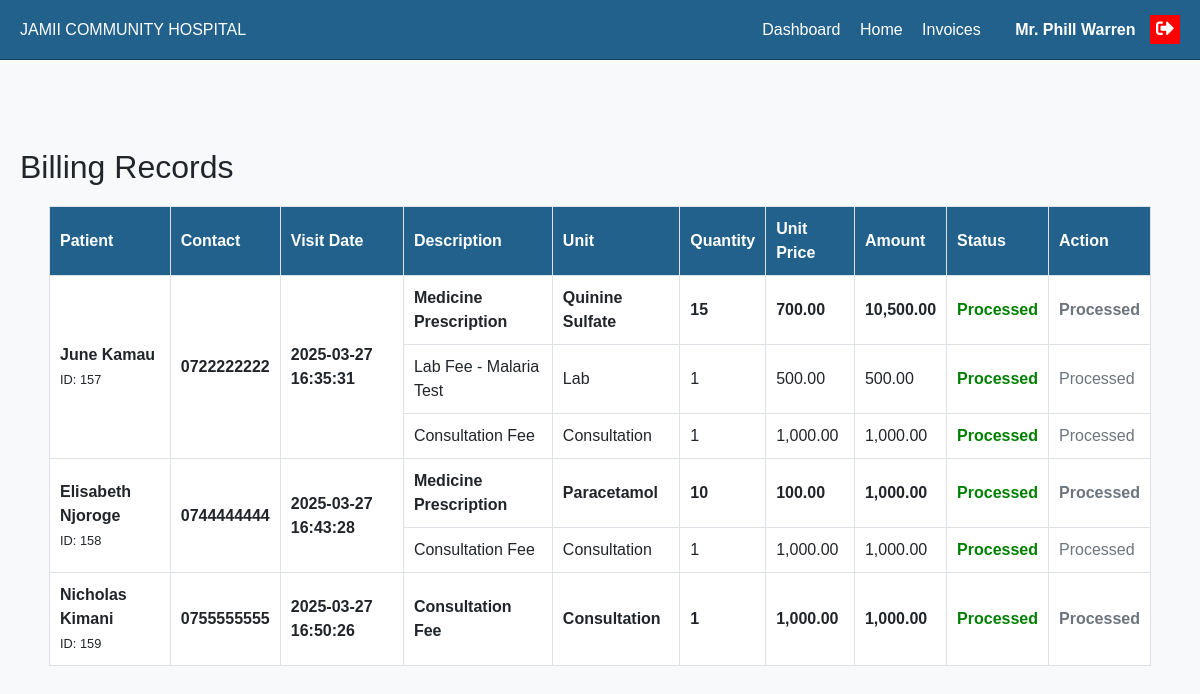
/billing.php (signed in), run on the app's committed database.
### tables this page shows
CREATE TABLE `billing` (
  `bill_ID` int(100) NOT NULL,
  `VisitID` int(100) NOT NULL,
  `Unit` varchar(500) NOT NULL,
  `Description` varchar(100) NOT NULL,
  `Quantity` int(100) NOT NULL,
  `Unit_Price` int(100) NOT NULL,
  `Desc_Percentage` int(11) DEFAULT 0,
  `Desc_KES` int(11) DEFAULT 0,
  `Amount` int(11) NOT NULL,
  `Status` varchar(100) NOT NULL DEFAULT 'Pending',
  `Date_Created` timestamp NOT NULL DEFAULT current_timestamp()
);

CREATE TABLE `visits` (
  `VisitID` int(11) NOT NULL,
  `PatientID` varchar(10) NOT NULL,
  `A_Id` varchar(100) DEFAULT 'Null',
  `CreatedAt` timestamp NOT NULL DEFAULT current_timestamp(),
  `Status` varchar(20) DEFAULT 'Pending'
);

CREATE TABLE `patients` (
  `PatientID` int(11) NOT NULL,
  `FirstName` varchar(100) NOT NULL,
  `MiddleName` varchar(100) NOT NULL,
  `LastName` varchar(100) NOT NULL,
  `DateOfBirth` date NOT NULL,
  `Gender` enum('Male','Female','Other') NOT NULL,
  `PhoneNumber` varchar(15) NOT NULL,
  `Address` text NOT NULL,
  `Email` varchar(255) DEFAULT NULL,
  `NOKFname` varchar(100) NOT NULL,
  `NOKMname` varchar(100) NOT NULL,
  `NOKLname` varchar(100) NOT NULL,
  `Relationship` varchar(100) NOT NULL,
  `NOKContact` varchar(15) NOT NULL,
  `CreatedAt` timestamp NOT NULL DEFAULT current_timestamp()
);

### billing.php (the view, shortened to what this page needs)
<?php
$billing_officer_name = $_SESSION['username'];
?>
<?php
$servername = "localhost";
$username = "root";
$password = "";
$dbname = "jamii-hms";
$conn = new mysqli($servername, $username, $password, $dbname);
$sql = "SELECT
            billing.bill_ID,
            billing.VisitID,
            billing.Unit,
            billing.Description,
            billing.Quantity,
            billing.Unit_Price,
            billing.Amount,
            visits.PatientID,
            visits.CreatedAt,
            billing.Status,
            CONCAT(patients.FirstName, ' ', patients.LastName) AS PatientName,
            patients.Gender,
            patients.PhoneNumber
        FROM billing
        JOIN visits ON billing.VisitID = visits.VisitID
        JOIN patients ON visits.PatientID = patients.PatientID
        ORDER BY visits.PatientID, billing.bill_ID DESC";
$result = $conn->query($sql);
$patients = [];
while ($row = $result->fetch_assoc()) {
    $patient_id = $row['PatientID'];
    if (!isset($patients[$patient_id])) {
        $patients[$patient_id] = [
            'patient_info' => [
                'PatientID' => $row['PatientID'],
                'PatientName' => $row['PatientName'],
                'Gender' => $row['Gender'],
                'PhoneNumber' => $row['PhoneNumber'],
                'CreatedAt' => $row['CreatedAt']
            ],
            'billing_items' => []
        ];
    }
    $patients[$patient_id]['billing_items'][] = $row;
}
?>
<!DOCTYPE html>
<html lang="en">
<head>
    <link rel="stylesheet" href="bootstrap/css/bootstrap.min.css">
    <link rel="stylesheet" href="https://cdnjs.cloudflare.com/ajax/libs/font-awesome/5.15.4/css/all.min.css">
</head>
<body>
    <div class="top-bar">
        <div>
            <span class="fw-bold">JAMII COMMUNITY HOSPITAL</span>
        </div>
        <div>
            <a href="dashboard.php">Dashboard</a>
            <a href="billing.php">Home</a>
            <a href="invoices.php">Invoices</a>
            <span style="margin-left: 15px; font-weight: bold; color: white;">Mr. <?php echo $billing_officer_name; ?></span>
            <form method="POST" style="display: inline-block; margin-left: 10px;">
                <button type="submit" name="logout" style="background: red; border: none; cursor: pointer; color: white; font-size: 18px;">
                    <i class="fas fa-sign-out-alt"></i>
                </button>
            </form>
        </div>
    </div>
    <br><br>
    <h2>Billing Records</h2>
    <table>
        <thead>
            <tr>
                <th>Patient</th>
                <th>Contact</th>
                <th>Visit Date</th>
                <th>Description</th>
                <th>Unit</th>
                <th>Quantity</th>
                <th>Unit Price</th>
                <th>Amount</th>
                <th>Status</th>
                <th>Action</th>
            </tr>
        </thead>
        <tbody>
            <?php if (!empty($patients)): ?>
                <?php foreach ($patients as $patient_id => $patient_data): ?>
                    <?php $first_row = true; ?>
                    <?php foreach ($patient_data['billing_items'] as $index => $item): ?>
                        <tr class="<?php echo $first_row ? 'patient-row' : 'billing-row'; ?>">
                            <?php if ($first_row): ?>
                                <td rowspan="<?php echo count($patient_data['billing_items']); ?>">
                                    <?php echo htmlspecialchars($patient_data['patient_info']['PatientName']); ?><br>
                                    <small>ID: <?php echo htmlspecialchars($patient_data['patient_info']['PatientID']); ?></small>
                                </td>
                                <td rowspan="<?php echo count($patient_data['billing_items']); ?>">
                                    <?php echo htmlspecialchars($patient_data['patient_info']['PhoneNumber']); ?>
                                </td>
                                <td rowspan="<?php echo count($patient_data['billing_items']); ?>">
                                    <?php echo htmlspecialchars($patient_data['patient_info']['CreatedAt']); ?>
                                </td>
                                <?php $first_row = false; ?>
                            <?php endif; ?>
                            <td><?php echo htmlspecialchars($item['Description']); ?></td>
                            <td><?php echo htmlspecialchars($item['Unit']); ?></td>
                            <td><?php echo htmlspecialchars($item['Quantity']); ?></td>
                            <td><?php echo htmlspecialchars(number_format($item['Unit_Price'], 2)); ?></td>
                            <td><?php echo htmlspecialchars(number_format($item['Amount'], 2)); ?></td>
                            <td class="status-<?php echo strtolower($item['Status']); ?>">
                                <?php echo htmlspecialchars($item['Status']); ?>
                            </td>
                            <td>
                                <?php if ($item['Status'] !== 'Processed'): ?>
                                    <form method='POST' action='process_billing.php'>
                                        <input type='hidden' name='bill_ID' value='<?php echo htmlspecialchars($item['bill_ID']); ?>'>
                                        <button type='submit' class='btn btn-outline-success btn-sm'>Process</button>
                                    </form>
                                <?php else: ?>
                                    <span class="text-muted">Processed</span>
                                <?php endif; ?>
                            </td>
                        </tr>
                    <?php endforeach; ?>
                <?php endforeach; ?>
            <?php else: ?>
                <tr>
                    <td colspan="10" style="text-align: center;">No billing records found</td>
                </tr>
            <?php endif; ?>
        </tbody>
    </table>
</body>
</html>

### billing.php (style rules this page uses)
body { font-family: Arial, sans-serif; padding: 20px; background-color: #f8f9fa; margin-top: 80px; }
.top-bar { background-color: #21618c; color: white; padding: 10px 20px; display: flex; justify-content: space-between; align-items: center; position: fixed; width: 100%; top: 0; left: 0; height: 60px; border-bottom: 1px solid #154360; z-index: 1000; }
.top-bar a { color: white; text-decoration: none; margin-right: 15px; }
table { width: 95%; margin: 20px auto; border-collapse: collapse; background-color: white; }
th, td { border: 1px solid #dee2e6; padding: 10px; text-align: left; }
th { background-color: #21618c; color: white; }
.patient-row { background-color: white !important; font-weight: bold; }
.billing-row { background-color: white; }
.status-processed { color: green; font-weight: bold; }

### data on the page
billing: PatientName "June Kamau", PatientID "157", PhoneNumber "0722222222", CreatedAt "2025-03-27 16:35:31", Description "Medicine Prescription", Unit "Quinine Sulfate", Quantity "15", Unit_Price "700.00", Amount "10,500.00", Status "Processed"
billing: Description "Lab Fee - Malaria Test", Unit "Lab", Quantity "1", Unit_Price "500.00", Amount "500.00", Status "Processed"
billing: Description "Consultation Fee", Unit "Consultation", Quantity "1", Unit_Price "1,000.00", Amount "1,000.00", Status "Processed"
billing: PatientName "Elisabeth Njoroge", PatientID "158", PhoneNumber "0744444444", CreatedAt "2025-03-27 16:43:28", Description "Medicine Prescription", Unit "Paracetamol", Quantity "10", Unit_Price "100.00", Amount "1,000.00", Status "Processed"
billing: Description "Consultation Fee", Unit "Consultation", Quantity "1", Unit_Price "1,000.00", Amount "1,000.00", Status "Processed"
billing: PatientName "Nicholas Kimani", VisitID.PatientID "159", patients.PhoneNumber "0755555555", VisitID.CreatedAt "2025-03-27 16:50:26", Description "Consultation Fee", Unit "Consultation", Quantity "1", Unit_Price "1,000.00", Amount "1,000.00", Status "Processed"

### other printed values
$billing_officer_name "Phill Warren"
